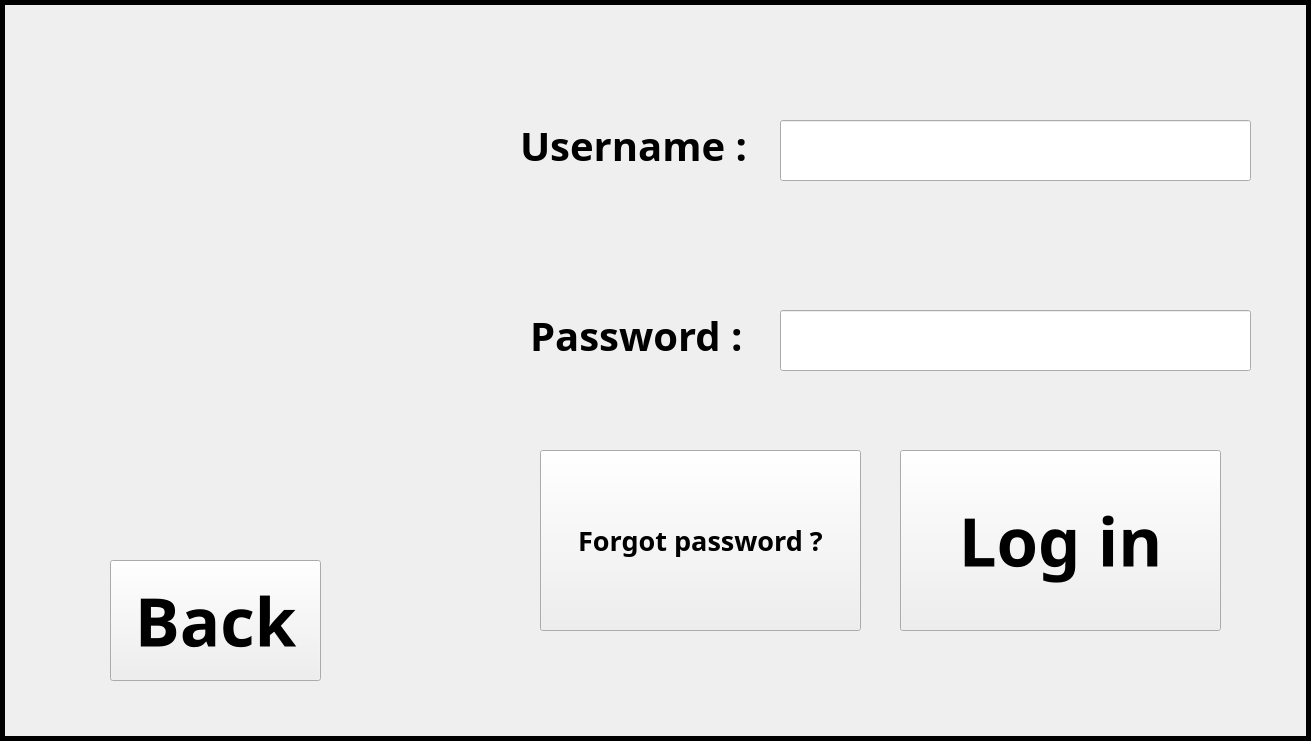
<?xml version="1.0" encoding="UTF-8"?>
<ui version="4.0">
 <class>sign_in</class>
 <widget class="QMainWindow" name="sign_in">
  <property name="geometry">
   <rect>
    <x>0</x>
    <y>0</y>
    <width>1311</width>
    <height>741</height>
   </rect>
  </property>
  <property name="windowTitle">
   <string>MainWindow</string>
  </property>
  <widget class="QWidget" name="centralwidget">
   <widget class="QLabel" name="lbl_background">
    <property name="geometry">
     <rect>
      <x>0</x>
      <y>0</y>
      <width>1311</width>
      <height>741</height>
     </rect>
    </property>
    <property name="styleSheet">
     <string notr="true">image: url(:/photos/playground.png);</string>
    </property>
    <property name="frameShape">
     <enum>QFrame::Box</enum>
    </property>
    <property name="lineWidth">
     <number>5</number>
    </property>
    <property name="text">
     <string/>
    </property>
   </widget>
   <widget class="QLabel" name="lbl_skull_pirate">
    <property name="geometry">
     <rect>
      <x>370</x>
      <y>70</y>
      <width>150</width>
      <height>150</height>
     </rect>
    </property>
    <property name="styleSheet">
     <string notr="true">image: url(:/photos/Pirate skull.png);</string>
    </property>
    <property name="text">
     <string/>
    </property>
   </widget>
   <widget class="QLabel" name="lbl_skull_pirate_2">
    <property name="geometry">
     <rect>
      <x>380</x>
      <y>250</y>
      <width>150</width>
      <height>150</height>
     </rect>
    </property>
    <property name="styleSheet">
     <string notr="true">image: url(:/photos/Pirate skull.png);</string>
    </property>
    <property name="text">
     <string/>
    </property>
   </widget>
   <widget class="QLabel" name="lbl_userrname">
    <property name="geometry">
     <rect>
      <x>520</x>
      <y>100</y>
      <width>261</width>
      <height>91</height>
     </rect>
    </property>
    <property name="font">
     <font>
      <family>Tempus Sans ITC</family>
      <pointsize>30</pointsize>
      <bold>true</bold>
     </font>
    </property>
    <property name="text">
     <string>Username :</string>
    </property>
   </widget>
   <widget class="QLabel" name="lbl_password">
    <property name="geometry">
     <rect>
      <x>530</x>
      <y>290</y>
      <width>241</width>
      <height>91</height>
     </rect>
    </property>
    <property name="font">
     <font>
      <family>Tempus Sans ITC</family>
      <pointsize>30</pointsize>
      <bold>true</bold>
     </font>
    </property>
    <property name="text">
     <string>Password : </string>
    </property>
   </widget>
   <widget class="QLineEdit" name="line_username">
    <property name="geometry">
     <rect>
      <x>780</x>
      <y>120</y>
      <width>471</width>
      <height>61</height>
     </rect>
    </property>
    <property name="font">
     <font>
      <family>Tempus Sans ITC</family>
      <pointsize>30</pointsize>
      <bold>true</bold>
     </font>
    </property>
    <property name="text">
     <string/>
    </property>
   </widget>
   <widget class="QLineEdit" name="line_password">
    <property name="geometry">
     <rect>
      <x>780</x>
      <y>310</y>
      <width>471</width>
      <height>61</height>
     </rect>
    </property>
    <property name="font">
     <font>
      <family>Tempus Sans ITC</family>
      <pointsize>30</pointsize>
      <bold>true</bold>
     </font>
    </property>
    <property name="text">
     <string/>
    </property>
   </widget>
   <widget class="QPushButton" name="btn_log_in">
    <property name="geometry">
     <rect>
      <x>900</x>
      <y>450</y>
      <width>321</width>
      <height>181</height>
     </rect>
    </property>
    <property name="font">
     <font>
      <family>Tempus Sans ITC</family>
      <pointsize>50</pointsize>
      <bold>true</bold>
     </font>
    </property>
    <property name="styleSheet">
     <string notr="true">image: url(:/photos/playground.png);</string>
    </property>
    <property name="text">
     <string>Log in</string>
    </property>
   </widget>
   <widget class="QPushButton" name="btn_forgot">
    <property name="geometry">
     <rect>
      <x>540</x>
      <y>450</y>
      <width>321</width>
      <height>181</height>
     </rect>
    </property>
    <property name="font">
     <font>
      <family>Tempus Sans ITC</family>
      <pointsize>20</pointsize>
      <bold>true</bold>
     </font>
    </property>
    <property name="styleSheet">
     <string notr="true">image: url(:/photos/playground.png);</string>
    </property>
    <property name="text">
     <string>Forgot password ?</string>
    </property>
   </widget>
   <widget class="QLabel" name="lbl_skull_king_2">
    <property name="geometry">
     <rect>
      <x>50</x>
      <y>50</y>
      <width>321</width>
      <height>501</height>
     </rect>
    </property>
    <property name="styleSheet">
     <string notr="true">image: url(:/photos/back-of-card.png);</string>
    </property>
    <property name="text">
     <string/>
    </property>
   </widget>
   <widget class="QPushButton" name="btn_back">
    <property name="geometry">
     <rect>
      <x>110</x>
      <y>560</y>
      <width>211</width>
      <height>121</height>
     </rect>
    </property>
    <property name="font">
     <font>
      <family>Tempus Sans ITC</family>
      <pointsize>50</pointsize>
      <bold>true</bold>
     </font>
    </property>
    <property name="styleSheet">
     <string notr="true">image: url(:/photos/playground.png);</string>
    </property>
    <property name="text">
     <string>Back</string>
    </property>
   </widget>
  </widget>
 </widget>
 <resources/>
 <connections/>
</ui>
